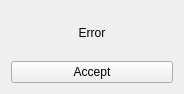
<?xml version="1.0" encoding="UTF-8"?>
<ui version="4.0">
 <class>popupForm</class>
 <widget class="QWidget" name="popupForm">
  <property name="windowModality">
   <enum>Qt::NonModal</enum>
  </property>
  <property name="enabled">
   <bool>true</bool>
  </property>
  <property name="geometry">
   <rect>
    <x>0</x>
    <y>0</y>
    <width>184</width>
    <height>94</height>
   </rect>
  </property>
  <property name="cursor">
   <cursorShape>ArrowCursor</cursorShape>
  </property>
  <property name="contextMenuPolicy">
   <enum>Qt::DefaultContextMenu</enum>
  </property>
  <property name="windowTitle">
   <string>Error</string>
  </property>
  <layout class="QGridLayout" name="gridLayout">
   <item row="1" column="0">
    <widget class="QPushButton" name="acceptButton">
     <property name="text">
      <string>Accept</string>
     </property>
    </widget>
   </item>
   <item row="0" column="0">
    <widget class="QLabel" name="textLabel">
     <property name="text">
      <string>Error</string>
     </property>
     <property name="alignment">
      <set>Qt::AlignCenter</set>
     </property>
    </widget>
   </item>
  </layout>
 </widget>
 <resources/>
 <connections/>
</ui>
